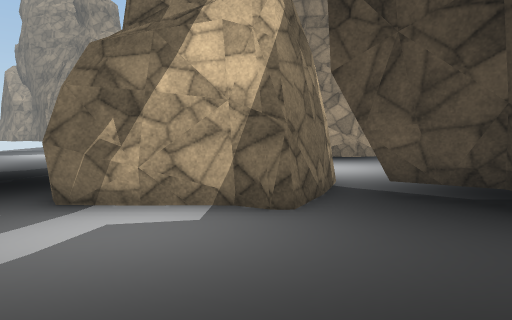
View 1 (above)

20 first-person views from a walk through a 3-D level made in the Unity game engine. The camera is 1.3 m above the floor, tilts 6° down and sees 80° across. Doors are open. The floor is counted in squares, 1 m on a side. Each view is taken from the middle of a square. On the plan, view 1 faces up. The plan holds only what a view shows up to about 14 squares ahead; the rest is blank. The place goes on beyond the plan. Some surface patterns are stand-ins.

View 2
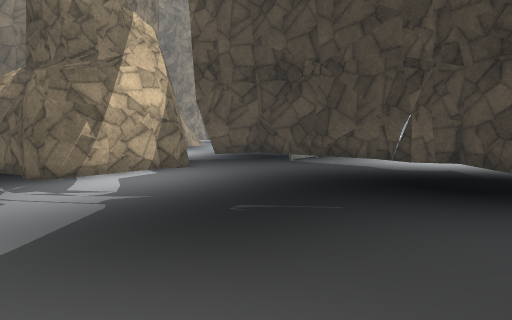

View 3
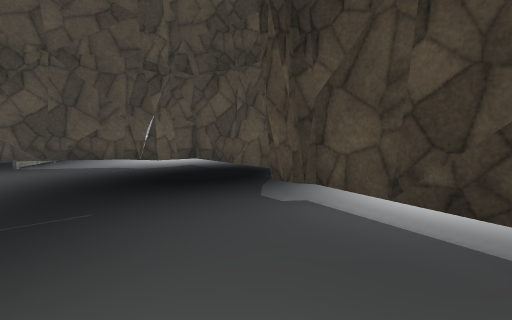

View 4
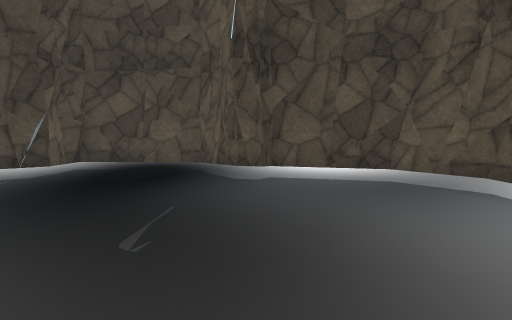

View 5
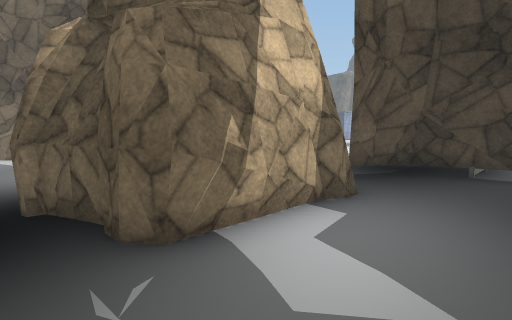

View 6
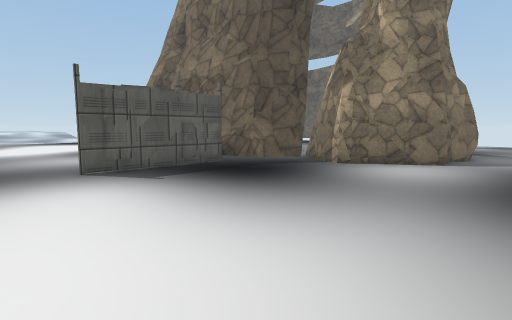

View 7
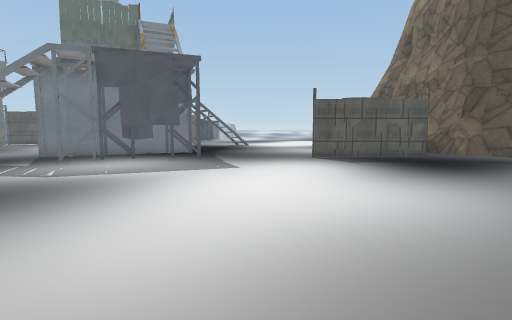

View 8
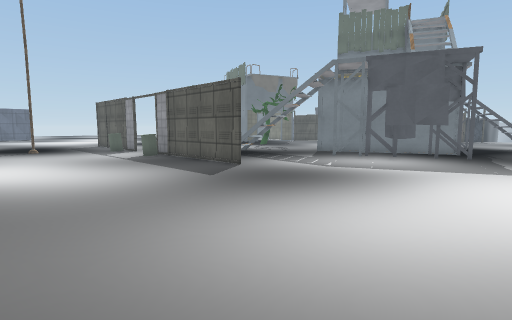

View 9
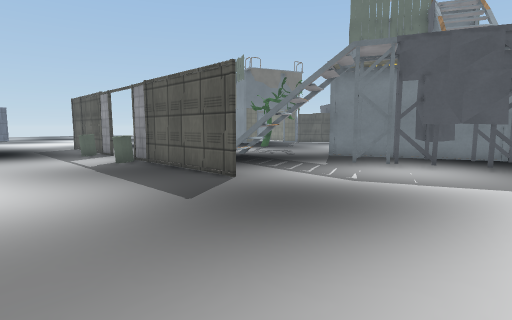

View 10
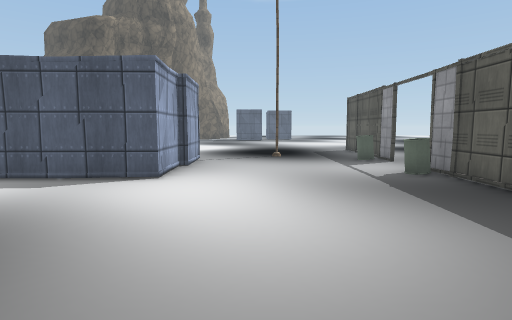

View 11
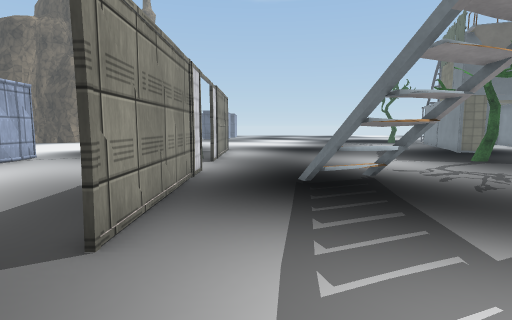

View 12
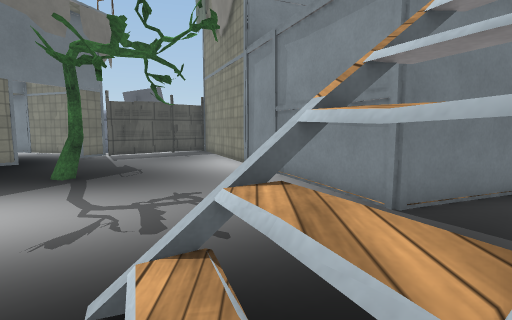

View 13
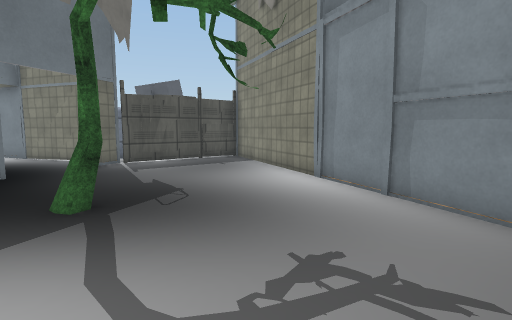

View 14
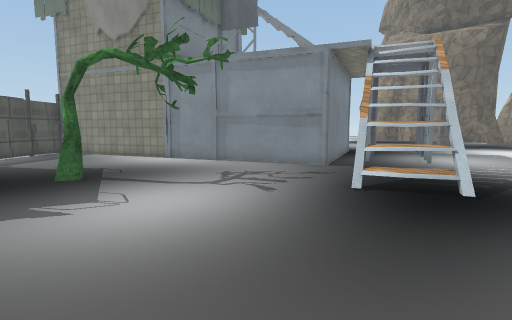

View 15
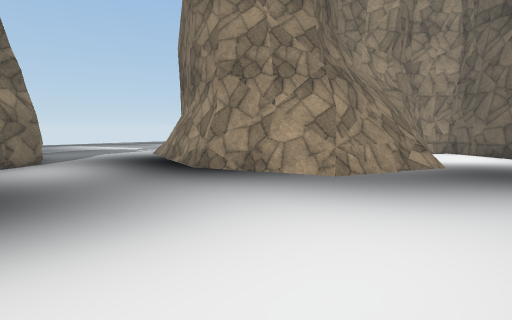

View 16
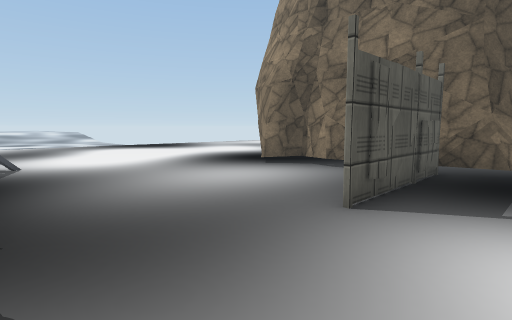

View 17
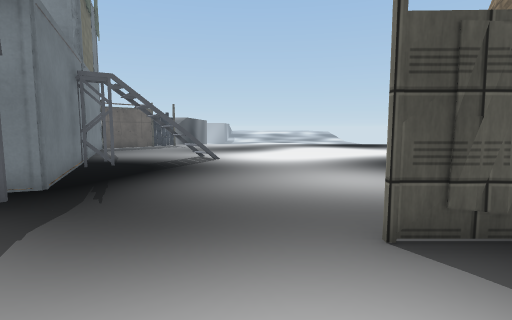

View 18
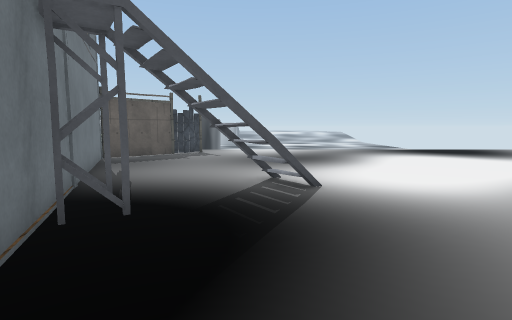

View 19
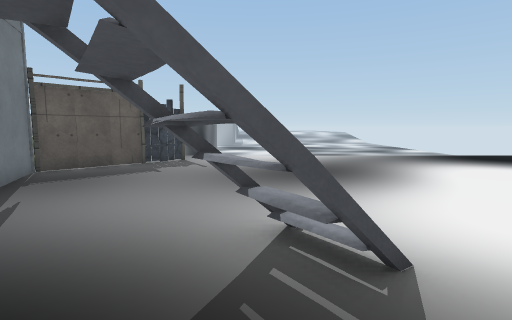

View 20
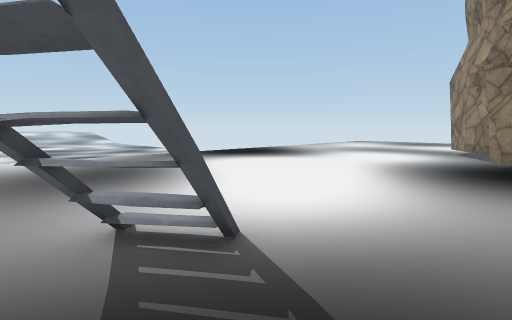

### Floor plan
Key: @ floor where view 1 was taken; # wall or solid block; . main floor; : floor 0.25 m higher than the main floor; / step, stairs or slope; D open door; = window, fence, low wall or low ledge; ^ raised ledge; T thing the floor can be seen under or through; R rock; C container; E tree; O other object.
Columns run from 5 left of view 1 to 31 right of it. Each row starts with its distance up from view 1.
 21               #...         ...#
 20               #/..        ....#
 19   #          ##/..       .....####
 18   #          ##... ...............C..
 17              #^......................
 16             ##=......................
 15      ########.......................:
 14  .   ..=###=.........................
 13  .  .................................
 12  ..............................O..O..
 11  .R.......................#####O..O##
 10    #RR...............................
  9      #R..............................
  8 .R    R..............................
  7 .R#   TR...................#^=.......
  6 .R#   TTT...............#.. #=/......
  5 ..RRRRT.TT...........TTT.............
  4 .........T#####.....T...##...........
  3  ........T............######.........
  2 .........TT..........#######.........
  1 ..........T..........#      #........
  0 .....@....T..........#      #.....E..
 -1 ..........T..........#      ##.......
 -2 ..........T...........#      #......D
 -3 .........TT..........##      # .....D
 -4 ......TTTT............#       #.....D
 -5  ....TT...........=#..##      #.....D
 -6  T.TTT............==#..#      ##....#
 -7  TTT...............=...##      #..###
 -8  .......................#      #.##
 -9  ....  .................##      ##
-10         .................#
-11          ................#
-12         .................##
-13         ................##OO

Where each view was taken, in squares from view 1:
view 1: 0 up, 0 right, facing up
view 2: 4 down, 5 left, facing up-right
view 3: 4 down, 5 left, facing right
view 4: 1 up, 5 left, facing down-right
view 5: 2 up, 5 left, facing up-right
view 6: 13 up, 12 right, facing down-left
view 7: 17 up, 12 right, facing down
view 8: 18 up, 12 right, facing down-right
view 9: 16 up, 14 right, facing down-right
view 10: 16 up, 17 right, facing right
view 11: 9 up, 17 right, facing right
view 12: 8 up, 24 right, facing down
view 13: 5 up, 26 right, facing down
view 14: 9 up, 31 right, facing down-left
view 15: 8 up, 13 right, facing up-left
view 16: 6 up, 14 right, facing down-left
view 17: 7 up, 11 right, facing down
view 18: 1 up, 14 right, facing down
view 19: 3 down, 14 right, facing down
view 20: 3 down, 15 right, facing down-left
